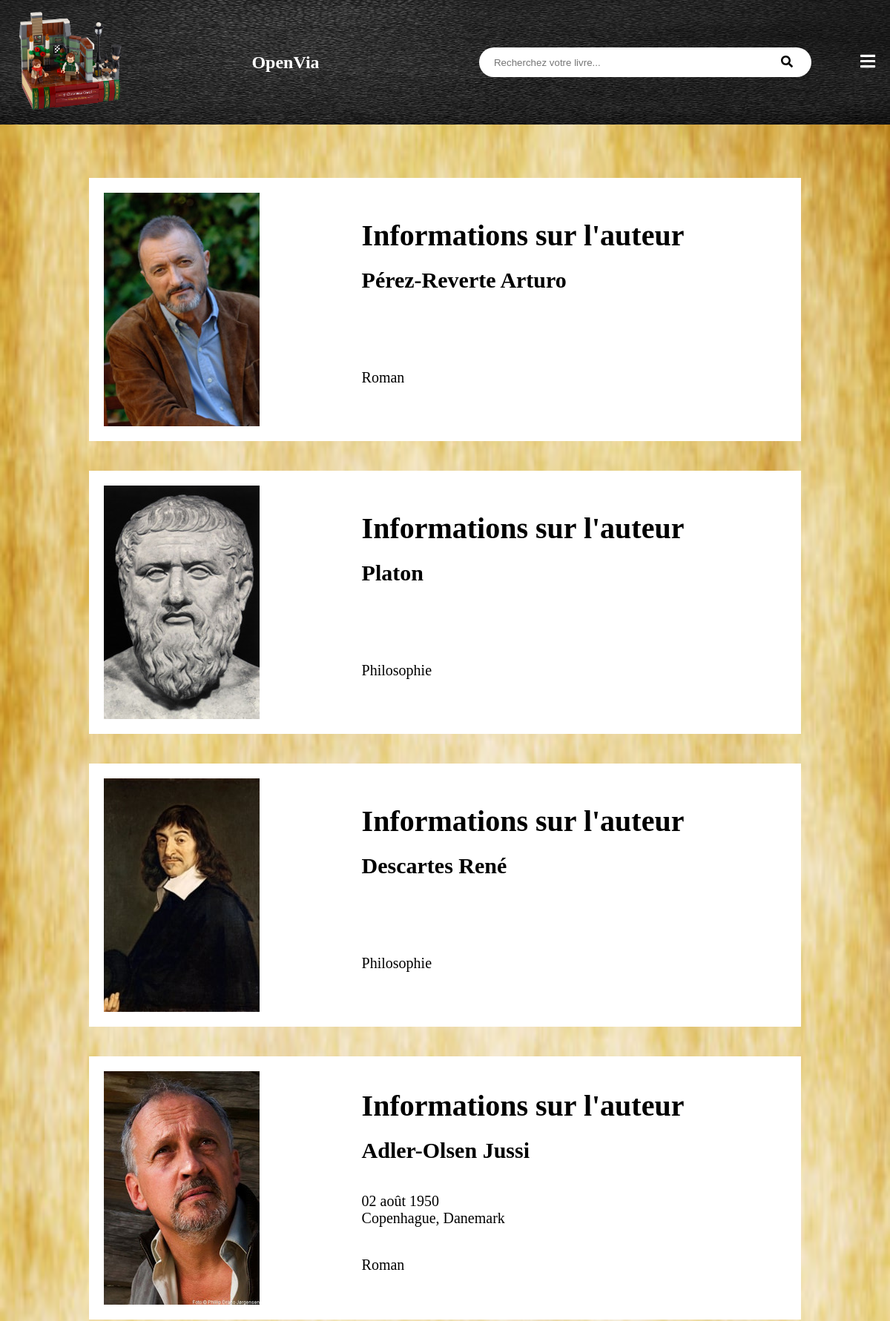
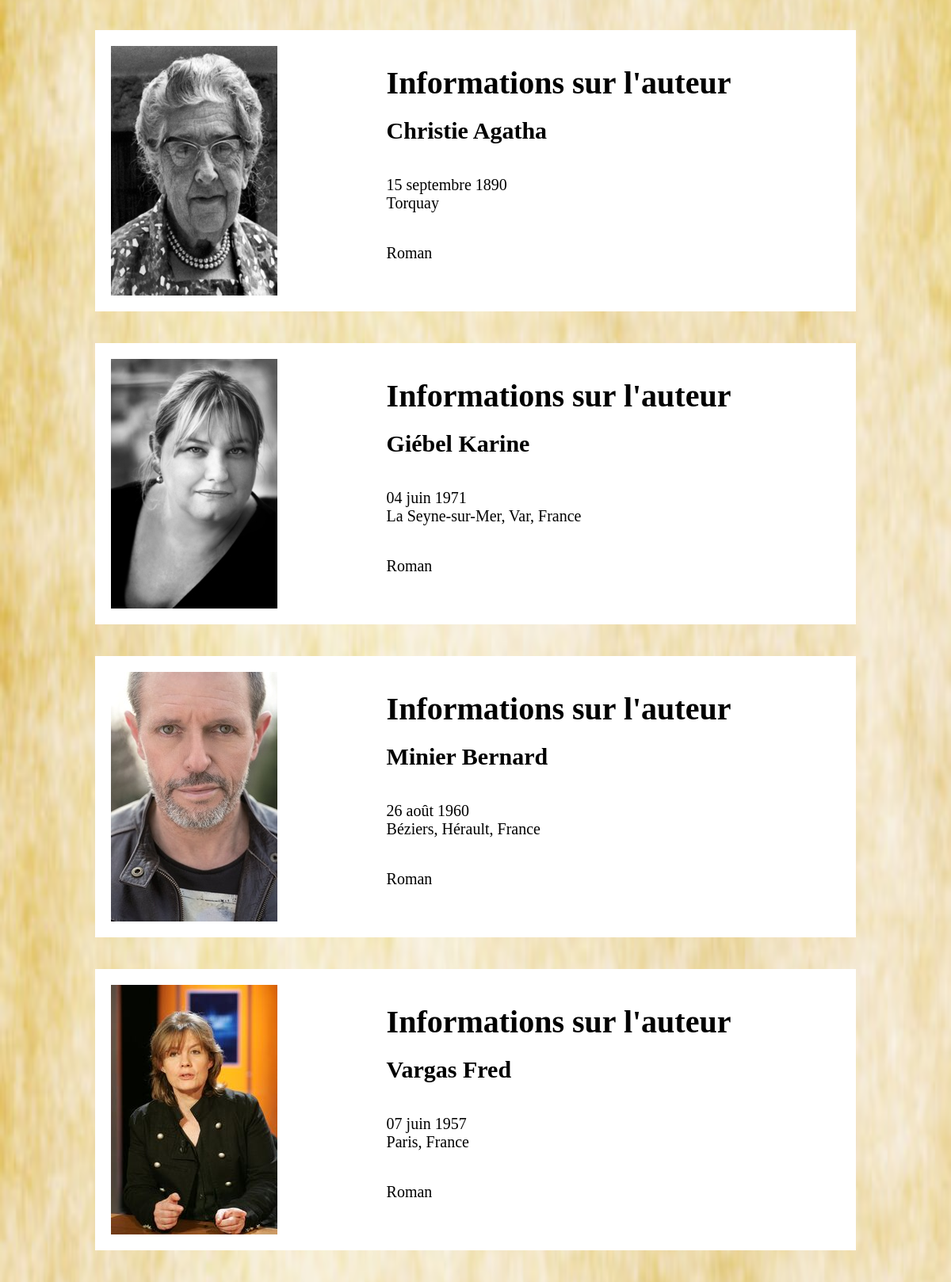
Page /auteur.php (upper part) on the committed database (2 pictures, top to bottom).
### tables this page shows
CREATE TABLE IF NOT EXISTS `personne` (
  `id` int(11) NOT NULL AUTO_INCREMENT,
  `nom` varchar(150) NOT NULL,
  `prenom` varchar(150) DEFAULT NULL,
  `date_naiss` date DEFAULT NULL,
  `ville_naiss` varchar(50) DEFAULT NULL,
  `biographie` mediumtext,
  PRIMARY KEY (`id`)
);

### bdd/listautreq.php (called while the page is built, shortened)
<?php
include('config.php');
$page = (!empty($_GET['page']) ? $_GET['page'] : 1);
$limite = 12;
$debut = ($page - 1) * $limite;
$pdostate = $bdd->prepare('SELECT DISTINCT personne.*, genre.libelle AS genre FROM personne JOIN livre ON personne.id = livre.idPersonne JOIN genre ON livre.genre = genre.id LIMIT :limite OFFSET :debut');
$pdostate->bindValue('debut', $debut, PDO::PARAM_INT);
$pdostate->bindValue('limite', $limite, PDO::PARAM_INT);
$pdostate->execute();
?>

### auteur.php (the view, shortened to what this page needs)
<?php
	require('bdd/listautreq.php');
	require('header/header.php');
	require("bbcode.php");
?>
<link rel="stylesheet" type="text/css" href="css/auteurstyle.css">
<main class="principal">
	<?php foreach ($pdostate as $ligne) {?>
	<?php
	$datefmt = new IntlDateFormatter('fr_FR', NULL, NULL, NULL, NULL, 'dd MMMM yyyy');
	$date1 = date_create($ligne['date_naiss']);
	$images = "img/Auteurs/".$ligne['id'].".jpg";?>
	<div class="position">
		<a href="Auteur/autlist.php?id=<?php echo $ligne['id'];?>">
			<div class="centre">
				<img src="<?php echo $images; ?>" alt="Portrait <?php echo bbcode(htmlspecialchars($ligne['nom'])) . " " . bbcode(htmlspecialchars($ligne['prenom']));?>">
				<div class="texte">
					<h1>Informations sur l'auteur</h1>
					<h2><?php echo bbcode(htmlspecialchars($ligne['nom'])) . " " . bbcode(htmlspecialchars($ligne['prenom']));?></h2>
					<h4><?php if($ligne['date_naiss'] != NULL) echo bbcode(htmlspecialchars($datefmt->format($date1))); ?> <br> <?php echo bbcode(htmlspecialchars($ligne['ville_naiss'])) ?></h4>
					<p><?php echo bbcode(htmlspecialchars($ligne['genre']))?></p>
				</div>
			</div>
		</a>
	</div>
	<?php }?>
</main>
<?php require ("Footer/footer.php");?>

### bbcode.php
<?php
function bbcode($t){
$t=str_replace("[/]", "<hr width=\"100%\" size=\"1\" />", $t);
$t=str_replace("[hr]", "<hr width=\"100%\" size=\"1\" />", $t);
$t=str_replace("[b]", "<strong>", $t);
$t=str_replace("[/b]", "</strong>", $t);
$t=str_replace("[i]", "<em>", $t);
$t=str_replace("[/i]", "</em>", $t);
$t=str_replace("[u]", "<u>", $t);
$t=str_replace("[/u]", "</u>", $t);
$t=str_replace("[list]", "<li>", $t);
$t=str_replace("[/list]", "</li>", $t);
$t=str_replace("[rl]", "<br>", $t);
$t=str_replace("[center]", "<div style=\"text-align: center\">", $t);
$t=str_replace("[/center]", "</div>", $t);
$t=str_replace("[right]", "<div style=\"text-align: right\">", $t);
$t=str_replace("[/right]", "</div>", $t);
$t=str_replace("[justify]", "<div style=\"text-align: justify\">", $t);
$t=str_replace("[/justify]", "</div>", $t);
return $t;
}
?>

### css/headerstyle.css (style rules this page uses)
* { margin: 0; padding: 0; text-decoration: none; outline: none; }
body { background-color: gray; }
h1,h2,h3,h4,h5,h6,dt,button { font-family: Eras Bold ITC; }
p,a,em,dd,li { font-family: Book Antiqua; }
.principal { max-width: 1600px; padding: 200px 0 70px 0; margin: 0 auto; }

### css/auteurstyle.css (style rules this page uses)
.principal { padding-bottom: 0; }
.position { background: white; width: 80%; margin: 40px auto; }
.position a { color: black; }
.centre { display: flex; align-items: center; padding: 20px; }
.centre img { transition: .3s; }
.texte { margin: 0 auto; font-size: 20px; }
.texte h1 { text-align: center; }
.texte h4 { font-weight: normal; }
.texte h2,.texte h4,.texte p { padding: 20px 0; }

### css/footerstyle.css (style rules this page uses)
* { margin: 0; padding:0; }

### rows in the picture
personne: shows a picture, nom "Pérez-Reverte Arturo Roman"
personne: shows a picture, nom "Platon Philosophie"
personne: shows a picture, nom "Descartes René Philosophie"
personne: shows a picture, nom "Adler-Olsen Jussi 02 août 1950 Copenhague, Danemark Roman"
personne: shows a picture, nom "Christie Agatha 15 septembre 1890 Torquay Roman"
personne: shows a picture, nom "Giébel Karine 04 juin 1971 La Seyne-sur-Mer, Var, France Roman"
personne: shows a picture, nom "Minier Bernard 26 août 1960 Béziers, Hérault, France Roman"
personne: shows a picture, nom "Vargas Fred 07 juin 1957 Paris, France Roman"
